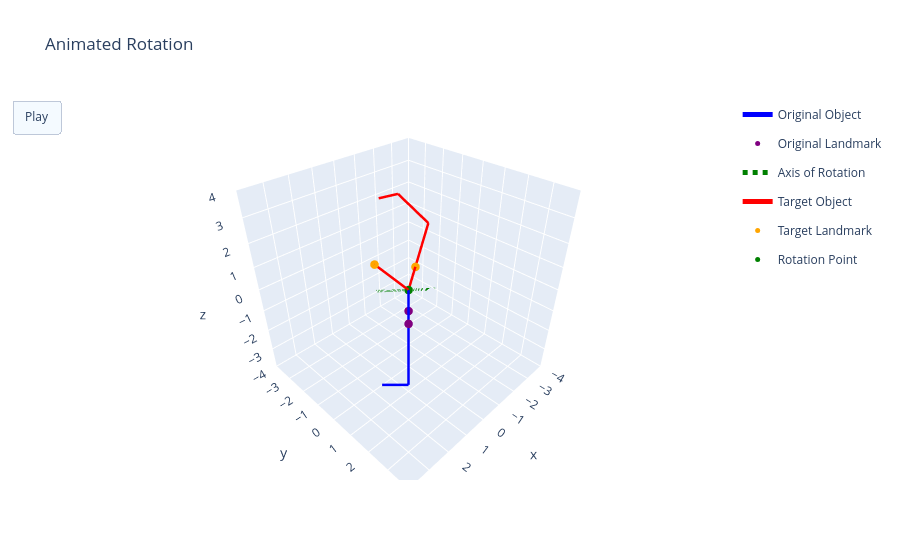
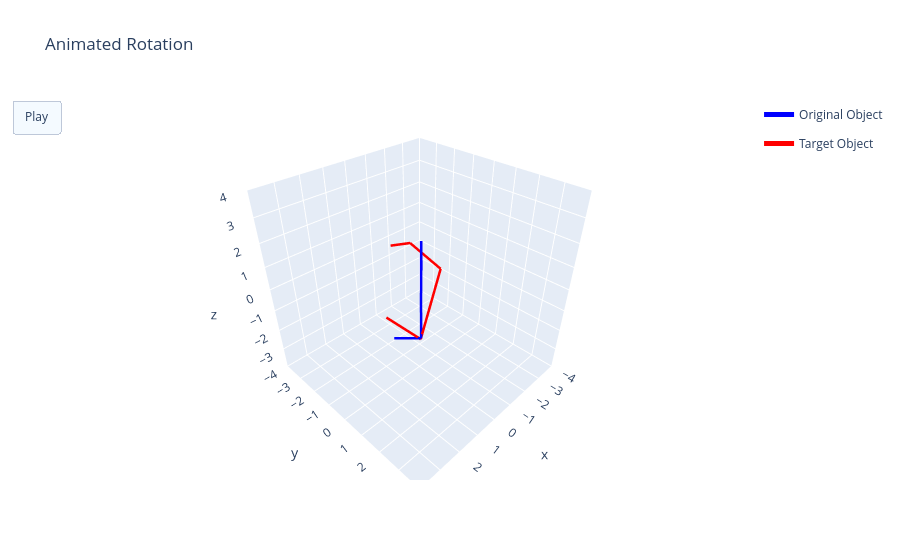

The cell these charts' notebook holds for them, in order:
### Markdown cell above
# 3. Rotation

### Code cell
# prepare graphs

graph_size = 4

# define graph w/ axis animation
axis_animation_fig = go.Figure(
    data =  create_data_from_object(original_object, "Original Object", colour='blue')
            + create_data_from_landmarks(original_object.get_landmark_endpoints(), "Original Landmark", colour='purple')
            + create_data_from_axis(axis_of_rotation, scale=2)
            + create_data_from_object(target_object, "Target Object", colour='red')
            + create_data_from_landmarks(target_object.get_landmark_endpoints(), "Target Landmark", colour='orange')
            + create_data_from_point(center_point, "Rotation Point", colour='green'),
    layout=go.Layout(
        scene=dict(
            xaxis=dict(range=[-graph_size, graph_size], autorange=False),
            yaxis=dict(range=[-graph_size, graph_size], autorange=False),
            zaxis=dict(range=[-graph_size, graph_size], autorange=False),
            aspectmode='cube'
        ),
        title="Animated Rotation",
        updatemenus=[dict(
            type="buttons",
            buttons=[dict(label="Play", method="animate", args=[None, frame_args(production_time*3)])]
        )]
    )
)
axis_animation = []

# define graph w/ overlap animation
original_centerpoint_vec = find_center_point_LWLC(original_object)
target_centerpoint_vec = find_center_point_LWLC(target_object)
copy_og_obj = copy.deepcopy(original_object)
copy_tar_obj = copy.deepcopy(target_object)

copy_og_obj.update_start_coords(copy_og_obj.start_coords - original_centerpoint_vec)
copy_tar_obj.update_start_coords(copy_tar_obj.start_coords - target_centerpoint_vec)

overlap_animation_fig = go.Figure(
    data =  create_data_from_object(copy_og_obj, "Original Object", colour='blue')
            + create_data_from_object(copy_tar_obj, "Target Object", colour='red'),
    layout=go.Layout(
        scene=dict(
            xaxis=dict(range=[-graph_size, graph_size], autorange=False),
            yaxis=dict(range=[-graph_size, graph_size], autorange=False),
            zaxis=dict(range=[-graph_size, graph_size], autorange=False),
            aspectmode='cube'
        ),
        title="Animated Rotation",
        updatemenus=[dict(
            type="buttons",
            buttons=[dict(label="Play", method="animate", args=[None, frame_args(production_time*3)])]
        )]
    )
)
overlap_animation = []

# get landmark vectors, angular disparity
original_landmark_geon_vector = original_object.get_landmark_geon().get_vector()
target_landmark_geon_vector = target_object.get_landmark_geon().get_vector()
curr_step_angular_disparity = total_angular_disparity

loop_count = 0
while cosine_similarity(original_landmark_geon_vector, target_landmark_geon_vector) < landmark_angle_threshold or greatest_landmark_distance(original_object.get_landmark_endpoints(), target_object.get_landmark_endpoints()) > landmark_distance_threshold:     # checking cosine similarity and distance between landmarks

    # find best axis/direction of rotation, angular disparity
    axis_of_rotation, direction, curr_step_angular_disparity = find_axis_of_rotation(original_object, target_object, center_coords=center_point, prev_axis=axis_of_rotation, prev_direction=direction, prev_angle=np.deg2rad(curr_step_angular_disparity), total_angular_disparity=total_angular_disparity)
    curr_step_angular_disparity = np.rad2deg(curr_step_angular_disparity)

    # calculate step size
    # step_size = max_step_size if (curr_step_angular_disparity > total_angular_disparity * decrease_begins) else (curr_step_angular_disparity * step_size_decrease)
    step_size = curr_step_angular_disparity * step_size_decrease
    step_size = min(max(step_size, min_step_size), max_step_size)
    # step_size = np.rad2deg(prev_angle) * step_size_decrease
    # print(step_size)

    r = rotate.from_rotvec(direction * np.deg2rad(step_size) * axis_of_rotation)        # quaternion representing step size rotation around calculated axis

    # apply rotation to original object
    original_object.rotate(r)

    # update original_landmark_vector
    original_landmark_geon_vector = original_object.get_landmark_geon().get_vector()

    # add animation frame to graph
    add_frame(axis_animation, original_object, object_name="Original Object", landmark_name="Original Landmarks", axis_of_rotation=axis_of_rotation, object_colour='blue', landmark_colour='purple', axis_colour='green', axis_scale=2)

    original_centerpoint_vec = find_center_point_LWLC(original_object)
    copy_og_obj = copy.deepcopy(original_object)
    copy_og_obj.update_start_coords(copy_og_obj.start_coords - original_centerpoint_vec)
    add_frame(overlap_animation, copy_og_obj, object_name="Original Object", object_colour='blue', axis_scale=2)

    loop_count += 1

    if loop_count > 100:
        break

    print(cosine_similarity(original_landmark_geon_vector, target_landmark_geon_vector))
    print(greatest_landmark_distance(original_object.get_landmark_endpoints(), target_object.get_landmark_endpoints()))

axis_animation_fig.frames = axis_animation
axis_animation_fig.show()
overlap_animation_fig.frames = overlap_animation
overlap_animation_fig.show()

### Figure 1 — Plotly figure (JSON) as saved in the notebook; plotly's stock layout.template omitted (floating-point values rounded to 4 significant figures)
{"data": [{"legendgroup": "Original Object", "line": {"color": "blue", "width": 5}, "mode": "lines", "name": "Original Object", "showlegend": true, "type": "scatter3d", "x": [1.414, 0], "y": [1.414, 0], "z": [0, 0]}, {"legendgroup": "Original Object", "line": {"color": "blue", "width": 5}, "mode": "lines", "name": "Original Object", "showlegend": false, "type": "scatter3d", "x": [0, 0], "y": [0, 0], "z": [0, -3]}, {"legendgroup": "Original Object", "line": {"color": "blue", "width": 5}, "mode": "lines", "name": "Original Object", "showlegend": false, "type": "scatter3d", "x": [0, 1.414], "y": [0, 1.414], "z": [-3, -3]}, {"legendgroup": "Original Object", "line": {"color": "blue", "width": 5}, "mode": "lines", "name": "Original Object", "showlegend": false, "type": "scatter3d", "x": [1.414, 2.121], "y": [1.414, 0.7071], "z": [-3, -3]}, {"legendgroup": "Original Landmark", "marker": {"color": "purple", "size": 5}, "mode": "markers", "name": "Original Landmark", "showlegend": true, "type": "scatter3d", "x": [1.414], "y": [1.414], "z": [0]}, {"legendgroup": "Original Landmark", "marker": {"color": "purple", "size": 5}, "mode": "markers", "name": "Original Landmark", "showlegend": false, "type": "scatter3d", "x": [0], "y": [0], "z": [0]}, {"legendgroup": "Original Landmark", "marker": {"color": "purple", "size": 5}, "mode": "markers", "name": "Original Landmark", "showlegend": false, "type": "scatter3d", "x": [0], "y": [0], "z": [-1]}, {"line": {"color": "green", "dash": "dot", "width": 5}, "mode": "lines", "name": "Axis of Rotation", "type": "scatter3d", "x": [1.761, -1.761], "y": [0.195, -0.195], "z": [0.9279, -0.9279]}, {"legendgroup": "Target Object", "line": {"color": "red", "width": 5}, "mode": "lines", "name": "Target Object", "showlegend": true, "type": "scatter3d", "x": [1.251, 0], "y": [-0.428, 0], "z": [1.501, 0]}, {"legendgroup": "Target Object", "line": {"color": "red", "width": 5}, "mode": "lines", "name": "Target Object", "showlegend": false, "type": "scatter3d", "x": [0, -2.28], "y": [0, -1.155], "z": [0, 1.57]}, {"legendgroup": "Target Object", "line": {"color": "red", "width": 5}, "mode": "lines", "name": "Target Object", "showlegend": false, "type": "scatter3d", "x": [-2.28, -1.03], "y": [-1.155, -1.583], "z": [1.57, 3.071]}, {"legendgroup": "Target Object", "line": {"color": "red", "width": 5}, "mode": "lines", "name": "Target Object", "showlegend": false, "type": "scatter3d", "x": [-1.03, -0.853], "y": [-1.583, -2.481], "z": [3.071, 2.668]}, {"legendgroup": "Target Landmark", "marker": {"color": "orange", "size": 5}, "mode": "markers", "name": "Target Landmark", "showlegend": true, "type": "scatter3d", "x": [1.251], "y": [-0.428], "z": [1.501]}, {"legendgroup": "Target Landmark", "marker": {"color": "orange", "size": 5}, "mode": "markers", "name": "Target Landmark", "showlegend": false, "type": "scatter3d", "x": [0], "y": [0], "z": [0]}, {"legendgroup": "Target Landmark", "marker": {"color": "orange", "size": 5}, "mode": "markers", "name": "Target Landmark", "showlegend": false, "type": "scatter3d", "x": [-0.7601], "y": [-0.3849], "z": [0.5235]}, {"marker": {"color": "green", "size": 5}, "mode": "markers", "name": "Rotation Point", "type": "scatter3d", "x": [0], "y": [0], "z": [0]}], "layout": {"scene": {"aspectmode": "cube", "xaxis": {"autorange": false, "range": [-4, 4]}, "yaxis": {"autorange": false, "range": [-4, 4]}, "zaxis": {"autorange": false, "range": [-4, 4]}}, "title": {"text": "Animated Rotation"}, "updatemenus": [{"buttons": [{"args": [null, {"frame": {"duration": 150}, "fromcurrent": true, "mode": "immediate", "transition": {"duration": 150, "easing": "linear"}}], "label": "Play", "method": "animate"}], "type": "buttons"}]}}

### Figure 2 — Plotly figure (JSON) as saved in the notebook; plotly's stock layout.template omitted (floating-point values rounded to 4 significant figures)
{"data": [{"legendgroup": "Original Object", "line": {"color": "blue", "width": 5}, "mode": "lines", "name": "Original Object", "showlegend": true, "type": "scatter3d", "x": [0.8397, -0.5745], "y": [0.9281, -0.4861], "z": [1.688, 1.688]}, {"legendgroup": "Original Object", "line": {"color": "blue", "width": 5}, "mode": "lines", "name": "Original Object", "showlegend": false, "type": "scatter3d", "x": [-0.5745, -0.5745], "y": [-0.4861, -0.4861], "z": [1.688, -1.312]}, {"legendgroup": "Original Object", "line": {"color": "blue", "width": 5}, "mode": "lines", "name": "Original Object", "showlegend": false, "type": "scatter3d", "x": [-0.5745, 0.8397], "y": [-0.4861, 0.9281], "z": [-1.312, -1.312]}, {"legendgroup": "Original Object", "line": {"color": "blue", "width": 5}, "mode": "lines", "name": "Original Object", "showlegend": false, "type": "scatter3d", "x": [0.8397, 1.547], "y": [0.9281, 0.221], "z": [-1.312, -1.312]}, {"legendgroup": "Target Object", "line": {"color": "red", "width": 5}, "mode": "lines", "name": "Target Object", "showlegend": true, "type": "scatter3d", "x": [2.053, 0.8027], "y": [0.4382, 0.8662], "z": [0.07995, -1.421]}, {"legendgroup": "Target Object", "line": {"color": "red", "width": 5}, "mode": "lines", "name": "Target Object", "showlegend": false, "type": "scatter3d", "x": [0.8027, -1.478], "y": [0.8662, -0.2886], "z": [-1.421, 0.1494]}, {"legendgroup": "Target Object", "line": {"color": "red", "width": 5}, "mode": "lines", "name": "Target Object", "showlegend": false, "type": "scatter3d", "x": [-1.478, -0.2271], "y": [-0.2886, -0.7166], "z": [0.1494, 1.65]}, {"legendgroup": "Target Object", "line": {"color": "red", "width": 5}, "mode": "lines", "name": "Target Object", "showlegend": false, "type": "scatter3d", "x": [-0.2271, -0.05027], "y": [-0.7166, -1.614], "z": [1.65, 1.247]}], "layout": {"scene": {"aspectmode": "cube", "xaxis": {"autorange": false, "range": [-4, 4]}, "yaxis": {"autorange": false, "range": [-4, 4]}, "zaxis": {"autorange": false, "range": [-4, 4]}}, "title": {"text": "Animated Rotation"}, "updatemenus": [{"buttons": [{"args": [null, {"frame": {"duration": 150}, "fromcurrent": true, "mode": "immediate", "transition": {"duration": 150, "easing": "linear"}}], "label": "Play", "method": "animate"}], "type": "buttons"}]}}
